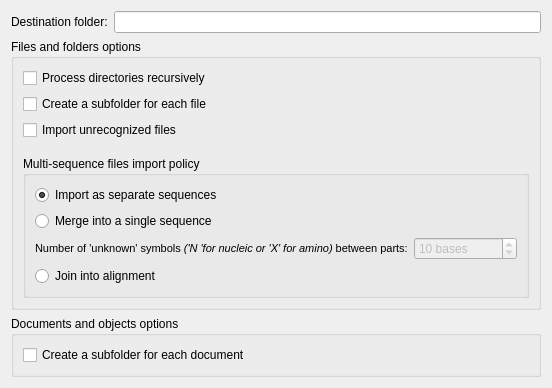
<?xml version="1.0" encoding="UTF-8"?>
<ui version="4.0">
 <class>ImportOptionsWidget</class>
 <widget class="QWidget" name="ImportOptionsWidget">
  <property name="geometry">
   <rect>
    <x>0</x>
    <y>0</y>
    <width>541</width>
    <height>377</height>
   </rect>
  </property>
  <property name="windowTitle">
   <string>Import to the Database Options</string>
  </property>
  <layout class="QVBoxLayout" name="verticalLayout">
   <item>
    <layout class="QHBoxLayout" name="horizontalLayout">
     <item>
      <widget class="QLabel" name="lblBaseFolder">
       <property name="text">
        <string>Destination folder:</string>
       </property>
      </widget>
     </item>
     <item>
      <widget class="QLineEdit" name="leBaseFolder"/>
     </item>
    </layout>
   </item>
   <item>
    <widget class="QGroupBox" name="gbFilesAndFolders">
     <property name="title">
      <string>Files and folders options</string>
     </property>
     <layout class="QVBoxLayout" name="verticalLayout_2">
      <item>
       <widget class="QCheckBox" name="cbRecursively">
        <property name="text">
         <string>Process directories recursively</string>
        </property>
       </widget>
      </item>
      <item>
       <widget class="QCheckBox" name="cbCreateSubfoldersForFiles">
        <property name="text">
         <string>Create a subfolder for each file</string>
        </property>
       </widget>
      </item>
      <item>
       <widget class="QCheckBox" name="cbImportUnrecognized">
        <property name="text">
         <string>Import unrecognized files</string>
        </property>
       </widget>
      </item>
      <item>
       <spacer name="verticalSpacer">
        <property name="orientation">
         <enum>Qt::Vertical</enum>
        </property>
        <property name="sizeType">
         <enum>QSizePolicy::Fixed</enum>
        </property>
        <property name="sizeHint" stdset="0">
         <size>
          <width>20</width>
          <height>10</height>
         </size>
        </property>
       </spacer>
      </item>
      <item>
       <widget class="QGroupBox" name="gbMultiSequencePolicy">
        <property name="title">
         <string>Multi-sequence files import policy</string>
        </property>
        <layout class="QVBoxLayout" name="verticalLayout_4">
         <item>
          <widget class="QRadioButton" name="rbSeparate">
           <property name="text">
            <string>Import as separate sequences</string>
           </property>
           <property name="checked">
            <bool>true</bool>
           </property>
          </widget>
         </item>
         <item>
          <widget class="QRadioButton" name="rbMerge">
           <property name="text">
            <string>Merge into a single sequence</string>
           </property>
          </widget>
         </item>
         <item>
          <layout class="QHBoxLayout" name="layoutMerge">
           <item>
            <spacer name="horizontalSpacer">
             <property name="orientation">
              <enum>Qt::Horizontal</enum>
             </property>
             <property name="sizeType">
              <enum>QSizePolicy::Expanding</enum>
             </property>
             <property name="sizeHint" stdset="0">
              <size>
               <width>40</width>
               <height>20</height>
              </size>
             </property>
            </spacer>
           </item>
           <item>
            <widget class="QLabel" name="lblMerge">
             <property name="text">
              <string>&lt;!DOCTYPE HTML PUBLIC &quot;-//W3C//DTD HTML 4.0//EN&quot; &quot;http://www.w3.org/TR/REC-html40/strict.dtd&quot;&gt;
&lt;html&gt;&lt;head&gt;&lt;meta name=&quot;qrichtext&quot; content=&quot;1&quot; /&gt;&lt;style type=&quot;text/css&quot;&gt;
p, li { white-space: pre-wrap; }
&lt;/style&gt;&lt;/head&gt;&lt;body style=&quot; font-family:'MS Shell Dlg 2'; font-size:8.25pt; font-weight:400; font-style:normal;&quot;&gt;
&lt;p style=&quot; margin-top:0px; margin-bottom:0px; margin-left:0px; margin-right:0px; -qt-block-indent:0; text-indent:0px;&quot;&gt;&lt;span style=&quot; font-size:8pt;&quot;&gt;Number of 'unknown' symbols &lt;/span&gt;&lt;span style=&quot; font-size:8pt; font-style:italic;&quot;&gt;('N 'for nucleic or 'X' for amino)&lt;/span&gt;&lt;span style=&quot; font-size:8pt;&quot;&gt; between parts:&lt;/span&gt;&lt;/p&gt;&lt;/body&gt;&lt;/html&gt;</string>
             </property>
            </widget>
           </item>
           <item>
            <widget class="QSpinBox" name="sbMerge">
             <property name="enabled">
              <bool>false</bool>
             </property>
             <property name="suffix">
              <string> bases</string>
             </property>
             <property name="maximum">
              <number>1000000</number>
             </property>
             <property name="value">
              <number>10</number>
             </property>
            </widget>
           </item>
          </layout>
         </item>
         <item>
          <widget class="QRadioButton" name="rbMalignment">
           <property name="text">
            <string>Join into alignment</string>
           </property>
          </widget>
         </item>
        </layout>
       </widget>
      </item>
     </layout>
    </widget>
   </item>
   <item>
    <widget class="QGroupBox" name="gbDocsAndObjects">
     <property name="title">
      <string>Documents and objects options</string>
     </property>
     <layout class="QVBoxLayout" name="verticalLayout_3">
      <item>
       <widget class="QCheckBox" name="cbCreateSubfoldersforDocs">
        <property name="text">
         <string>Create a subfolder for each document</string>
        </property>
       </widget>
      </item>
     </layout>
    </widget>
   </item>
  </layout>
 </widget>
 <resources/>
 <connections>
  <connection>
   <sender>rbMerge</sender>
   <signal>toggled(bool)</signal>
   <receiver>sbMerge</receiver>
   <slot>setEnabled(bool)</slot>
   <hints>
    <hint type="sourcelabel">
     <x>110</x>
     <y>203</y>
    </hint>
    <hint type="destinationlabel">
     <x>414</x>
     <y>235</y>
    </hint>
   </hints>
  </connection>
 </connections>
</ui>
